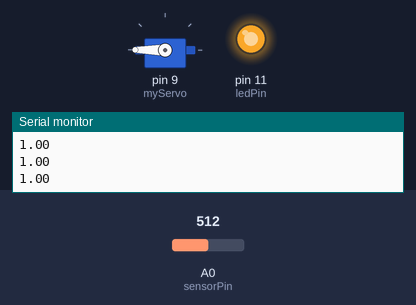
Bench run of a sketch on a simulated Arduino Uno, built with avr-gcc and run on an emulated ATmega328P. On the bench: servo, output pins drawn as LEDs (lit = HIGH), the last lines printed to the serial monitor. The inputs (shaded band) are chosen by the test bench; at power-on: A0 (sensorPin) = 512.

Above: at 1.2 s.
1.3 s: A0 (sensorPin) set to 490
At 1.9 s:
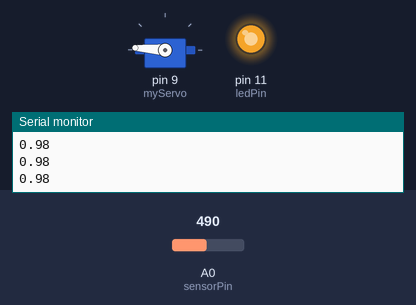
2.8 s: A0 (sensorPin) set to 306
At 4.0 s:
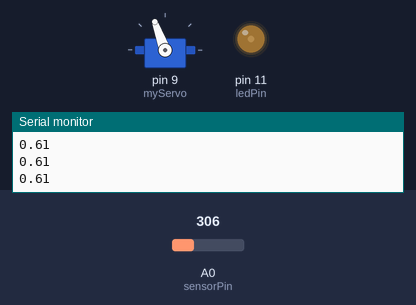
4.3 s: A0 (sensorPin) set to 245
At 5.3 s:
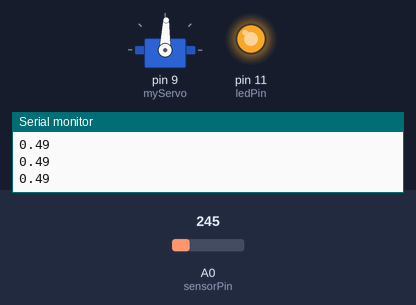
5.8 s: A0 (sensorPin) set to 265
At 6.4 s:
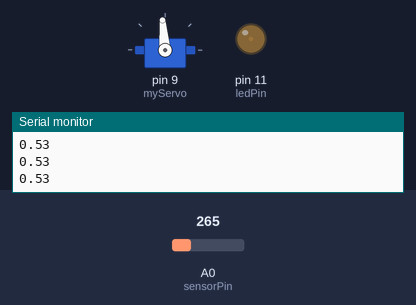
7.3 s: A0 (sensorPin) set to 170
At 8.5 s:
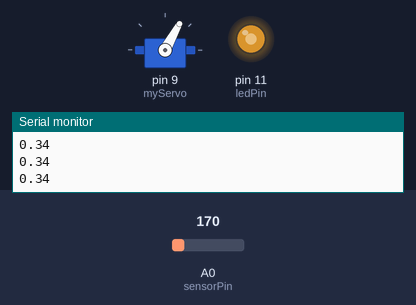
8.8 s: A0 (sensorPin) set to 510
At 9.8 s:
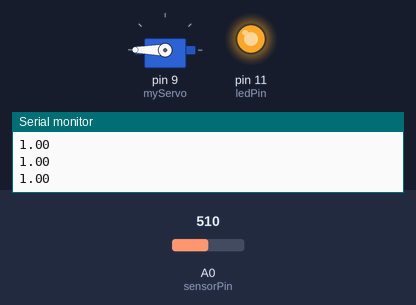
Timing chart, 0 to 11.3 s (numbered marks = the images above; inputs shaded):
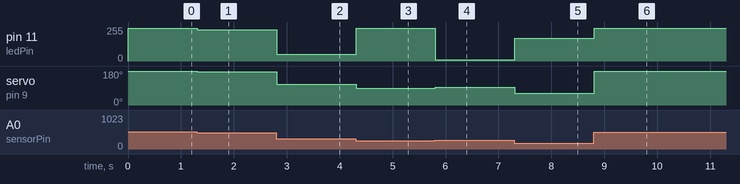

The sketch:

ldrservo.ino
```cpp
int sensorPin = A0;   // select the input pin for the potentiometer
int ledPin = 11;      // select the pin for the LED
int sensorValue = 0;  // variable to store the value coming from the sensor
float sensorMax = 500;
int ledMax = 255;
int servoMax = 180;

#include <Servo.h>
Servo myServo;
int pos = 0;

void setup() {
  // declare the ledPin as an OUTPUT:
  pinMode(ledPin, OUTPUT);
  Serial.begin(9600);
  myServo.attach(9);
}

void loop() {
  // read the value from the sensor:
  sensorValue = analogRead(sensorPin);
  float output = sensorValue/sensorMax;
  if(output>1){
    output=1;
  }
  Serial.println(output);
  // turn the ledPin on
  analogWrite(ledPin, int(output*sensorMax) );

  myServo.write(int(output*servoMax)); // tell servo to go to position in variable 'pos'
  delay(15); // waits 15ms for the servo to reach the position
}
```

Measured:
- after the input at 1.3 s, pin 11 (ledPin): 244/255 → 234/255 at once; servo on pin 9 (myServo): 180° → 176° at once
- after the input at 2.8 s, pin 11 (ledPin): 234/255 → 50/255 at once; servo on pin 9 (myServo): 176° → 110° at once
- after the input at 4.3 s, pin 11 (ledPin): 50/255 → 245/255 at once; servo on pin 9 (myServo): 110° → 88° at once
- after the input at 5.8 s, pin 11 (ledPin): 245/255 → 9/255 at once; servo on pin 9 (myServo): 88° → 95° at once
- after the input at 7.3 s, pin 11 (ledPin): 9/255 → 170/255 at once; servo on pin 9 (myServo): 95° → 61° at once
- after the input at 8.8 s, pin 11 (ledPin): 170/255 → 244/255 at once; servo on pin 9 (myServo): 61° → 180° at once
